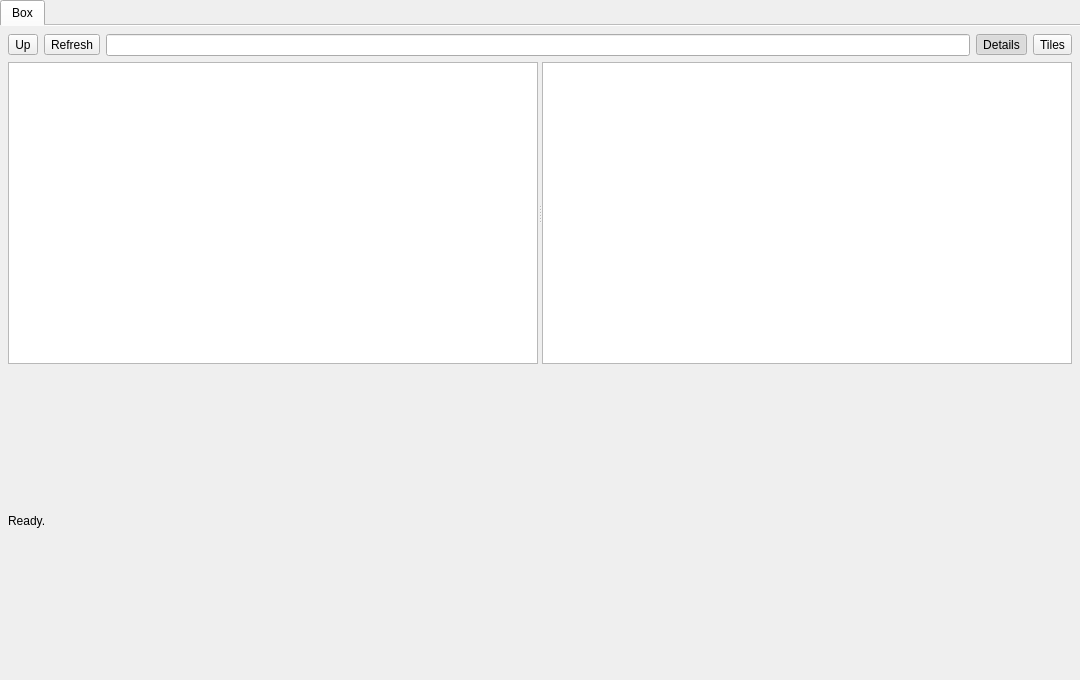
<?xml version="1.0" encoding="UTF-8"?>
<ui version="4.0">
 <class>SandboxFileExplorer</class>
 <widget class="QWidget" name="SandboxFileExplorer">
  <property name="geometry">
   <rect>
    <x>0</x>
    <y>0</y>
    <width>1080</width>
    <height>680</height>
   </rect>
  </property>
  <property name="windowTitle">
   <string>Box Explorer</string>
  </property>
  <layout class="QVBoxLayout" name="outerLayout">
   <property name="leftMargin">
    <number>0</number>
   </property>
   <property name="topMargin">
    <number>0</number>
   </property>
   <property name="rightMargin">
    <number>0</number>
   </property>
   <property name="bottomMargin">
    <number>0</number>
   </property>
   <item>
    <widget class="QTabWidget" name="boxTabs">
     <property name="documentMode">
      <bool>true</bool>
     </property>
     <property name="tabsClosable">
      <bool>false</bool>
     </property>
     <property name="movable">
      <bool>false</bool>
     </property>
     <property name="currentIndex">
      <number>0</number>
     </property>
     <widget class="QWidget" name="boxPage">
      <attribute name="title">
       <string>Box</string>
      </attribute>
      <layout class="QVBoxLayout" name="boxLayout">
       <property name="leftMargin">
        <number>8</number>
       </property>
       <property name="topMargin">
        <number>8</number>
       </property>
       <property name="rightMargin">
        <number>8</number>
       </property>
       <property name="bottomMargin">
        <number>8</number>
       </property>
       <property name="spacing">
        <number>6</number>
       </property>
       <item>
        <layout class="QHBoxLayout" name="toolbarLayout">
         <property name="spacing">
          <number>6</number>
         </property>
         <item>
          <widget class="QToolButton" name="upButton">
           <property name="text">
            <string>Up</string>
           </property>
          </widget>
         </item>
         <item>
          <widget class="QToolButton" name="refreshButton">
           <property name="text">
            <string>Refresh</string>
           </property>
          </widget>
         </item>
         <item>
          <widget class="QLineEdit" name="addressEdit">
           <property name="readOnly">
            <bool>true</bool>
           </property>
          </widget>
         </item>
         <item>
          <widget class="QToolButton" name="detailsButton">
           <property name="text">
            <string>Details</string>
           </property>
           <property name="checkable">
            <bool>true</bool>
           </property>
           <property name="checked">
            <bool>true</bool>
           </property>
          </widget>
         </item>
         <item>
          <widget class="QToolButton" name="tilesButton">
           <property name="text">
            <string>Tiles</string>
           </property>
           <property name="checkable">
            <bool>true</bool>
           </property>
          </widget>
         </item>
        </layout>
       </item>
       <item>
        <widget class="QSplitter" name="mainSplitter">
         <property name="orientation">
          <enum>Qt::Horizontal</enum>
         </property>
         <widget class="QTreeView" name="directoryTree">
          <property name="minimumSize">
           <size>
            <width>260</width>
            <height>0</height>
           </size>
          </property>
          <property name="contextMenuPolicy">
           <enum>Qt::CustomContextMenu</enum>
          </property>
          <property name="editTriggers">
           <set>QAbstractItemView::NoEditTriggers</set>
          </property>
          <property name="dragDropMode">
           <enum>QAbstractItemView::NoDragDrop</enum>
          </property>
          <property name="alternatingRowColors">
           <bool>true</bool>
          </property>
          <property name="selectionBehavior">
           <enum>QAbstractItemView::SelectRows</enum>
          </property>
         </widget>
         <widget class="QStackedWidget" name="contentStack">
          <property name="currentIndex">
           <number>0</number>
          </property>
          <widget class="QWidget" name="detailsPage">
           <layout class="QVBoxLayout" name="detailsLayout">
            <property name="leftMargin">
             <number>0</number>
            </property>
            <property name="topMargin">
             <number>0</number>
            </property>
            <property name="rightMargin">
             <number>0</number>
            </property>
            <property name="bottomMargin">
             <number>0</number>
            </property>
            <item>
             <widget class="QTreeView" name="detailsView">
              <property name="contextMenuPolicy">
               <enum>Qt::CustomContextMenu</enum>
              </property>
              <property name="editTriggers">
               <set>QAbstractItemView::NoEditTriggers</set>
              </property>
              <property name="dragDropMode">
               <enum>QAbstractItemView::NoDragDrop</enum>
              </property>
              <property name="alternatingRowColors">
               <bool>true</bool>
              </property>
              <property name="rootIsDecorated">
               <bool>false</bool>
              </property>
              <property name="sortingEnabled">
               <bool>true</bool>
              </property>
              <property name="selectionBehavior">
               <enum>QAbstractItemView::SelectRows</enum>
              </property>
              <property name="selectionMode">
               <enum>QAbstractItemView::ExtendedSelection</enum>
              </property>
             </widget>
            </item>
           </layout>
          </widget>
          <widget class="QWidget" name="tilesPage">
           <layout class="QVBoxLayout" name="tilesLayout">
            <property name="leftMargin">
             <number>0</number>
            </property>
            <property name="topMargin">
             <number>0</number>
            </property>
            <property name="rightMargin">
             <number>0</number>
            </property>
            <property name="bottomMargin">
             <number>0</number>
            </property>
            <item>
             <widget class="QListView" name="tilesView">
              <property name="contextMenuPolicy">
               <enum>Qt::CustomContextMenu</enum>
              </property>
              <property name="editTriggers">
               <set>QAbstractItemView::NoEditTriggers</set>
              </property>
              <property name="dragDropMode">
               <enum>QAbstractItemView::NoDragDrop</enum>
              </property>
              <property name="selectionMode">
               <enum>QAbstractItemView::ExtendedSelection</enum>
              </property>
              <property name="viewMode">
               <enum>QListView::IconMode</enum>
              </property>
              <property name="resizeMode">
               <enum>QListView::Adjust</enum>
              </property>
              <property name="movement">
               <enum>QListView::Static</enum>
              </property>
              <property name="spacing">
               <number>10</number>
              </property>
              <property name="uniformItemSizes">
               <bool>true</bool>
              </property>
              <property name="wordWrap">
               <bool>true</bool>
              </property>
             </widget>
            </item>
           </layout>
          </widget>
         </widget>
        </widget>
       </item>
       <item>
        <widget class="QLabel" name="statusLabel">
         <property name="text">
          <string>Ready.</string>
         </property>
        </widget>
       </item>
      </layout>
     </widget>
    </widget>
   </item>
  </layout>
 </widget>
 <resources/>
 <connections/>
</ui>
